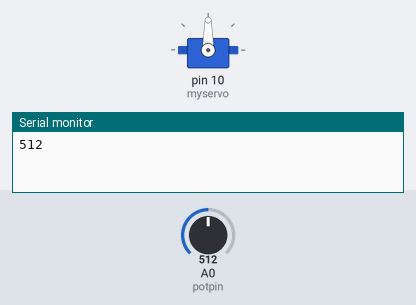
Recording of a sketch running on a simulated Arduino Uno, built with avr-gcc and run on an emulated ATmega328P. On the bench: servo, the last lines printed to the serial monitor. The test bench sets the inputs (shaded band); at power-on: A0 (potpin) = 512.

Above: at 2.8 s.
2.9 s: A0 (potpin) set to 716
At 7.1 s:
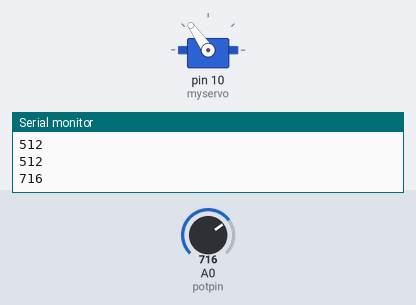
7.5 s: A0 (potpin) set to 900
At 11.2 s:
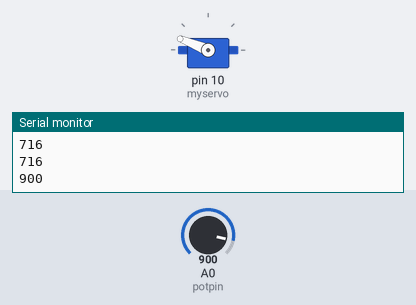
11.5 s: A0 (potpin) set to 1023
At 15.2 s:
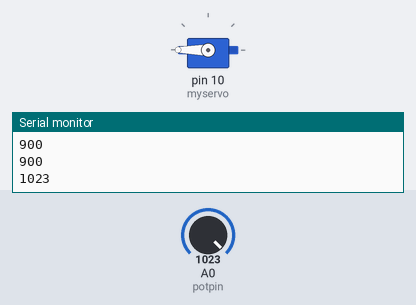
15.5 s: A0 (potpin) set to 306
At 18.5 s:
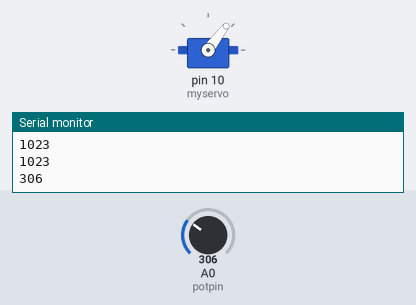
19.6 s: A0 (potpin) set to 122
At 22.7 s:
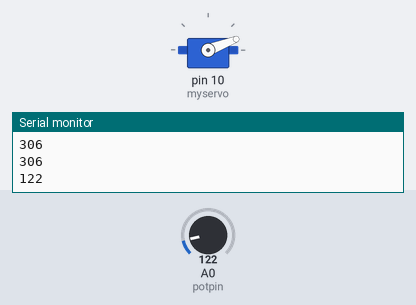
23.6 s: A0 (potpin) set to 80
At 29.6 s:
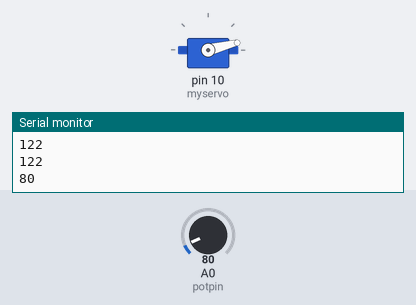
Timing chart, 0 to 30.6 s (numbered marks = the images above; inputs shaded):
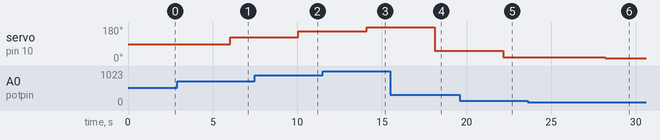

Measured:
- after the input at 2.9 s, servo on pin 10 (myservo): 90° → 125° after 3.1 s
- after the input at 7.5 s, servo on pin 10 (myservo): 125° → 158° after 2.6 s
- after the input at 11.5 s, servo on pin 10 (myservo): 158° → 180° after 2.6 s
- after the input at 15.5 s, servo on pin 10 (myservo): 180° → 53° after 2.6 s
- after the input at 19.6 s, servo on pin 10 (myservo): 53° → 21° after 2.6 s
- after the input at 23.6 s, servo on pin 10 (myservo): 21° → 14° after 4.6 s

The sketch:

moter_savo__and_a_potentialmeter_in_swiping_values.ino
```cpp
# include <Servo.h>
Servo myservo;
int LEDRED = 7;
int LEDGREEN = 3;
int Readvalue;
int potpin = A0;


void setup() {
 Serial.begin(9600);
 myservo.attach(10);
pinMode(potpin,INPUT);
}

void loop() {
Readvalue =analogRead(potpin);
if(Readvalue <=90){
 digitalWrite(LEDRED,HIGH);
 delay(1000);
 digitalWrite(LEDRED,LOW);
 delay(1000);
}
else(Readvalue >=90);{
 digitalWrite(LEDGREEN,HIGH);
 delay(1000);
 digitalWrite(LEDGREEN,LOW);
 delay(1000);
}


Serial.print(Readvalue);
Serial.println(" ");
Readvalue=map(Readvalue,0,1023,0,180);
myservo.write(Readvalue);
delay(15);


}
```
